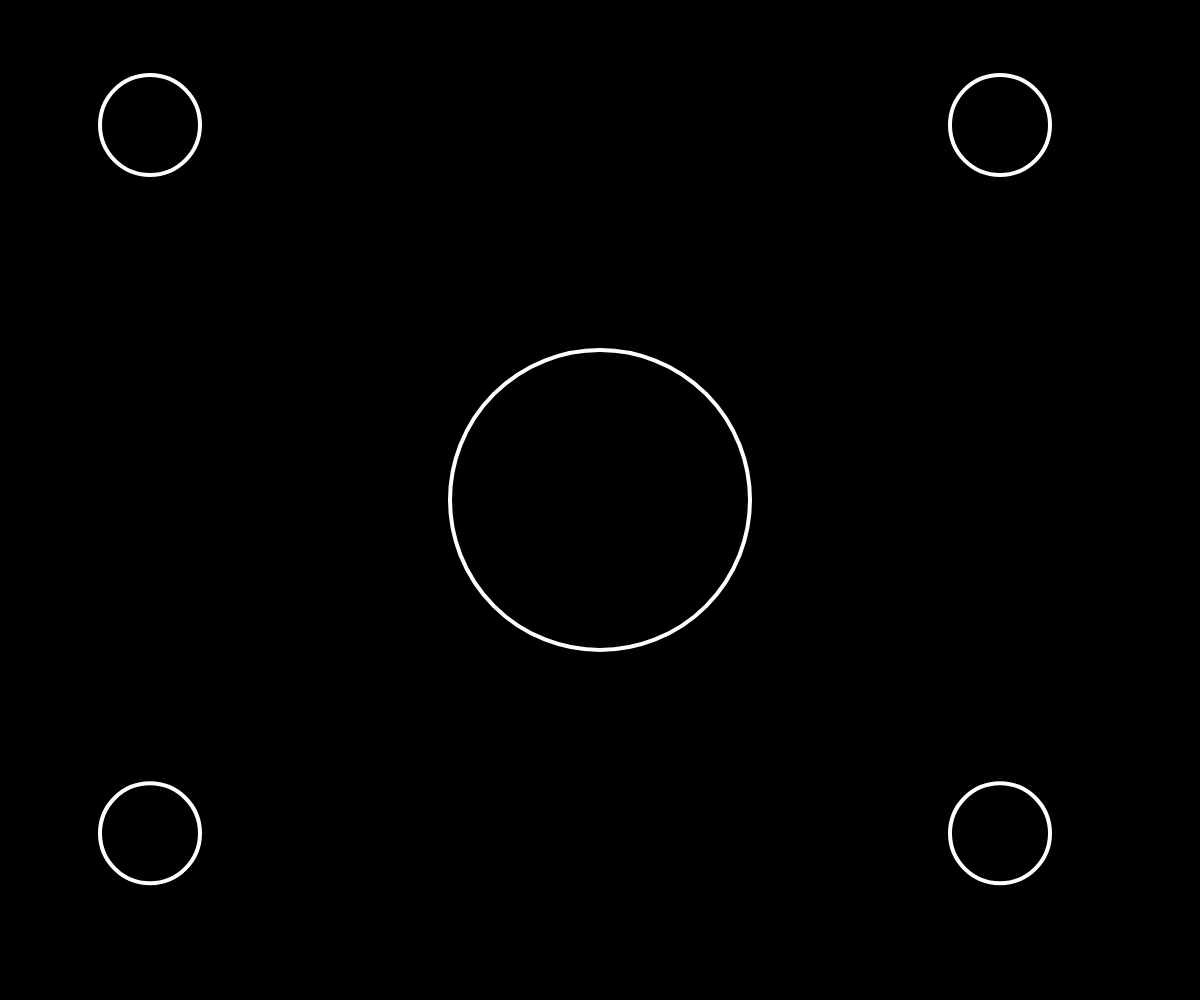
Frame 1 (no input)
Frame 60 (no input): identical to frame 1, image omitted
Frame 120 (the mouse pressed at the canvas centre since frame 60): identical to frame 1, image omitted

The p5.js sketch that drew this single still picture (run headless with seeded random() and noise() and a simulated clock; from frame 60 on, the mouse is pressed at the canvas centre):

// p5.js sketch
// ── sketch.js
// Learning Processing
// Daniel Shiffman
// http://www.learningprocessing.com

// Example 1-1: stroke and fill

function setup() {
  createCanvas(windowWidth, windowHeight);
}

function draw() {
  background(0);

stroke(255);
strokeWeight(4);
noFill();

if (mouseX > windowWidth/2){
fill(255);
}
ellipse(windowWidth/2,windowHeight/2,300,300);


ellipse(windowWidth/8,windowHeight/8,100,100);
ellipse(windowWidth/1.2,windowHeight/8,100,100);
ellipse(windowWidth/8,windowHeight/1.2,100,100);
ellipse(windowWidth/1.2,windowHeight/1.2,100,100);
}
